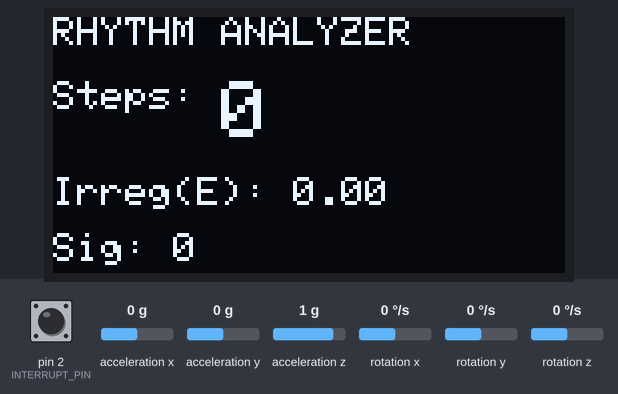
This sketch was run on a simulated Arduino Uno, built with avr-gcc and run on an emulated ATmega328P. Shown: 128×64 one-colour display. Inputs (shaded band) come from the test bench; at power-on: acceleration z 1 g, acceleration x 0 g, rotation z 0 °/s, rotation x 0 °/s, acceleration y 0 g, pin 2 (INTERRUPT_PIN) LOW, rotation y 0 °/s. The sensor or clock chip raises its interrupt line as the real part does; what the sketch prints to the serial monitor is not drawn.

Above: at 3.3 s.
3.4 s: acceleration z set to 0 g
At 3.64 s:
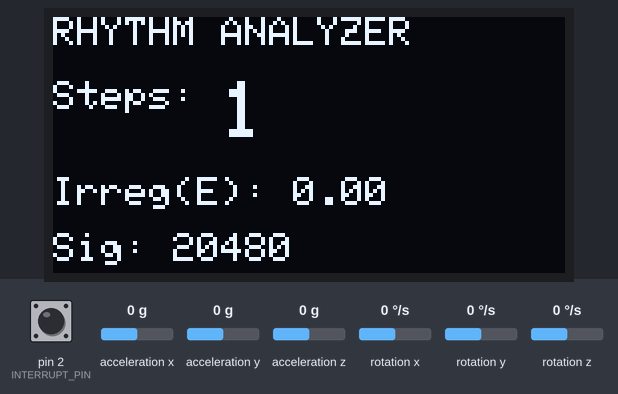
5.9 s: acceleration x set to -1.4 g
At 7.1 s:
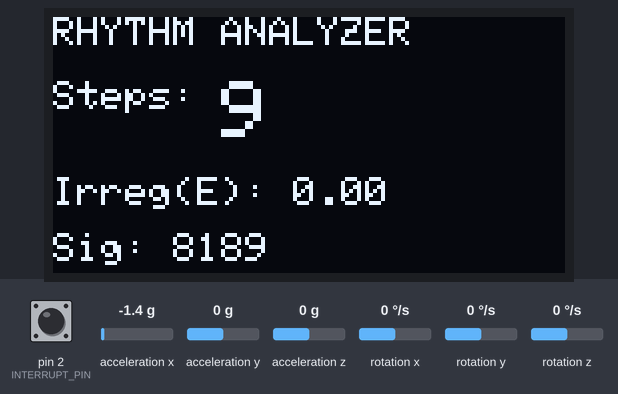
7.5 s: rotation z set to -192 °/s
At 8.3 s:
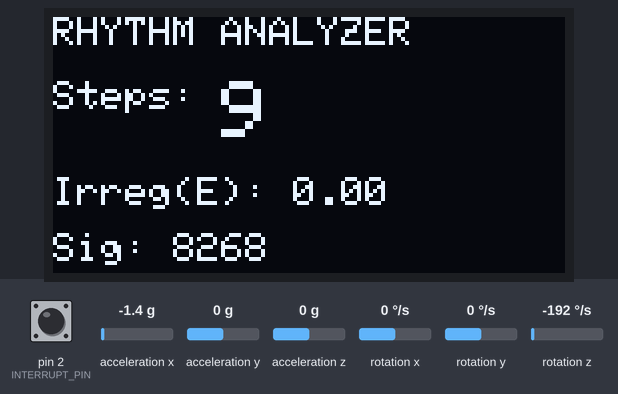
10.5 s: rotation x set to -100 °/s
At 10.9 s:
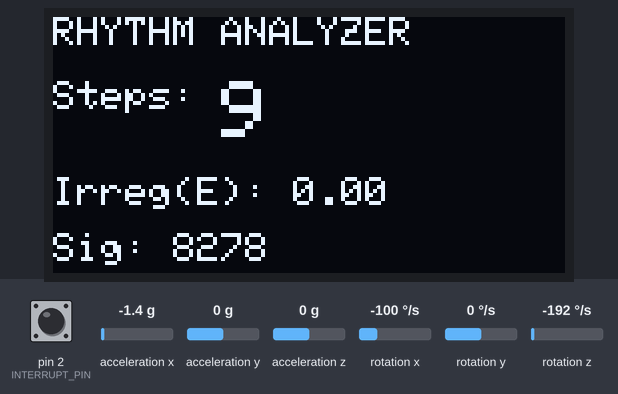
13.5 s: acceleration x set to 0.1 g
At 14.06 s:
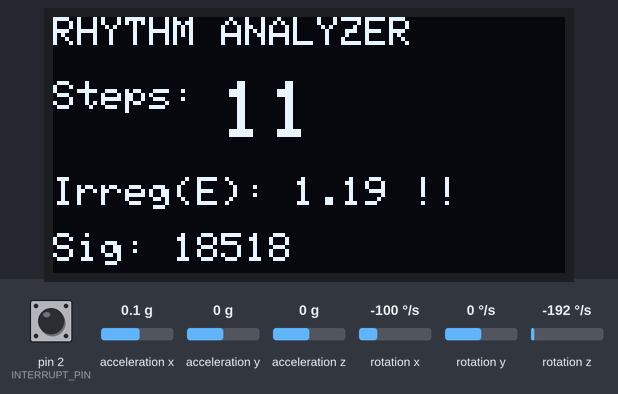
15.1 s: acceleration y set to 0.3 g
At 15.57 s:
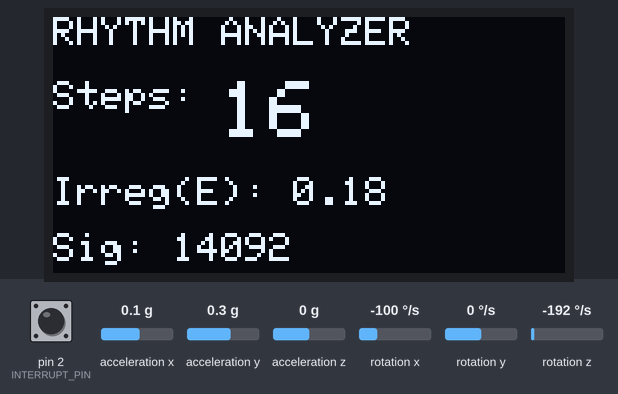
Timing chart, 0 to 17.7 s (numbered marks = the images above; inputs shaded):
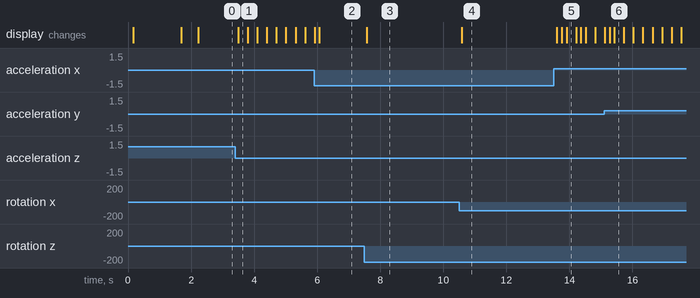

Measured:
- after the input at 3.4 s, the display: changes after 0.09 s (image 1)
- after the input at 7.5 s, the display: changes after 0.07 s (image 3)
- after the input at 10.5 s, the display: changes after 0.08 s (image 4)
- after the input at 13.5 s, the display: first changes after 0.10 s (image 5 shows a later state)

The sketch:

pedometer.ino
```cpp
/*
 * =======================================================================================
 * PROJECT S.H.E.R.P.A.
 * (Smart High-Altitude Emergency Response & Positioning Assistant)
 * =======================================================================================
 * * SYSTEM DESCRIPTION:
 * S.H.E.R.P.A. is a lumbar-mounted wearable utilizing context-aware sensor fusion to
 * detect early markers of Acute Mountain Sickness (AMS). The system distinguishes
 * healthy physical exertion from pathological instability (Ataxia) in real-time
 * completely at the edge, without cloud reliance.
 *
 * MODULE PURPOSE:
 * [UNIT TEST] Pedometer & Gait Irregularity Analyzer
 * This module tests the core step-detection engine using DMP Sensor Fusion. It
 * calculates the "Irregularity Index" (Step Jitter) to quantify walking rhythm
 * stability, a key metric for detecting the onset of AMS-induced ataxia.
 *
 * HARDWARE CONFIGURATION:
 * - Platform: MyoSa Mini Kit
 * - MCU: ESP32 (WROOM-32)
 * - IMU: MPU6050 (Address 0x69)
 * - Display: SSD1306 OLED (I2C)
 *
 * ---------------------------------------------------------------------------------------
 * TEAM MEMBERS & ROLES:
 * 1. Affan Danish    | Lead Firmware Architect
 * 2. Zahaib          | Project Specialist
 * 3. Ammar           | Systems Engineer
 * 4. Maaz            | project design
 * ---------------------------------------------------------------------------------------
 *
 * VERSION: 2.1 (DMP Fusion + Rhythm Analysis)
 * DATE:    2025
 * =======================================================================================
 */

#include "I2Cdev.h"
#include "MPU6050_6Axis_MotionApps20.h"
#include <Wire.h>
#include <Adafruit_GFX.h>
#include <Adafruit_SSD1306.h>

// --- OLED CONFIGURATION ---
#define SCREEN_WIDTH 128
#define SCREEN_HEIGHT 64
#define OLED_RESET    -1
Adafruit_SSD1306 display(SCREEN_WIDTH, SCREEN_HEIGHT, &Wire, OLED_RESET);

// --- MPU6050 CONFIGURATION (ADDRESS 0x69) ---
MPU6050 mpu(0x69);

#define INTERRUPT_PIN 2

// --- PEDOMETER SETTINGS ---
#define COMPOSITE_THRESHOLD 12000
#define STEP_MIN_DELAY_MS 300

// MPU Control/Status
bool dmpReady = false;
uint8_t mpuIntStatus;
uint8_t devStatus;
uint16_t packetSize;
uint8_t fifoBuffer[64];

// Orientation/Motion Variables
Quaternion q;
VectorInt16 aa;
VectorInt16 aaReal;
VectorInt16 gy;
VectorFloat gravity;

// --- STEP & TIMING VARIABLES ---
unsigned long lastStepTime = 0;
int stepCount = 0;
int stepSignal = 0;

// --- TIMING IRREGULARITY (already present) ---
long lastInterval = 0;
long irregularityIndex = 0;

// --- NEW: ENERGY IRREGULARITY VARIABLES ---
float energySum = 0.0;
int energySamples = 0;
float prevStepEnergy = 0.0;
float energyIrregularity = 0.0;

// Display Timer
unsigned long previousDisplayMillis = 0;
const long displayInterval = 150;

// Interrupt Routine
volatile bool mpuInterrupt = false;
void dmpDataReady() {
    mpuInterrupt = true;
}

void setup() {
    Wire.begin();
    Wire.setClock(400000);
    Serial.begin(115200);
    delay(100);

    if(!display.begin(SSD1306_SWITCHCAPVCC, 0x3C)) {
        for(;;);
    }

  display.clearDisplay();
  display.setTextColor(WHITE);

  // Top Decorative Line
  display.drawLine(0, 8, 127, 8, WHITE);

  // Main Title
  display.setTextSize(3);
  display.setCursor(8, 18);
  display.print("SHERPA");

  // Subtitle
  display.setTextSize(1);
  display.setCursor(8, 52);
  display.print("PROJECT S.H.E.R.P.A.");

  // Bottom Decorative Line
  display.drawLine(0, 63, 127, 63, WHITE);

  display.display();

  delay(1500);

    display.clearDisplay();
    display.setTextSize(1);
    display.setTextColor(WHITE);
    display.setCursor(0,0);
    display.println(F("Init MPU @ 0x69..."));
    display.display();

    mpu.initialize();
    pinMode(INTERRUPT_PIN, INPUT);

    if(mpu.testConnection() == false){
        display.println(F("MPU Failed!"));
        display.display();
        while(true);
    }

    devStatus = mpu.dmpInitialize();

    mpu.setXGyroOffset(0);
    mpu.setYGyroOffset(0);
    mpu.setZGyroOffset(0);
    mpu.setXAccelOffset(0);
    mpu.setYAccelOffset(0);
    mpu.setZAccelOffset(0);

    if (devStatus == 0) {
        mpu.CalibrateAccel(6);
        mpu.CalibrateGyro(6);
        mpu.setDMPEnabled(true);

        attachInterrupt(digitalPinToInterrupt(INTERRUPT_PIN), dmpDataReady, RISING);
        mpuIntStatus = mpu.getIntStatus();
        dmpReady = true;
        packetSize = mpu.dmpGetFIFOPacketSize();
        display.clearDisplay();
    }
}

void loop() {
    if (!dmpReady) return;

    if (mpu.dmpGetCurrentFIFOPacket(fifoBuffer)) {

        mpu.dmpGetQuaternion(&q, fifoBuffer);
        mpu.dmpGetAccel(&aa, fifoBuffer);
        mpu.dmpGetGravity(&gravity, &q);
        mpu.dmpGetLinearAccel(&aaReal, &aa, &gravity);
        mpu.dmpGetGyro(&gy, fifoBuffer);

        float verticalAcc =
            (aaReal.x * gravity.x) +
            (aaReal.y * gravity.y) +
            (aaReal.z * gravity.z);

        float linearMag =
            sqrt(pow(aaReal.x, 2) + pow(aaReal.y, 2) + pow(aaReal.z, 2));

        float linearVertical = abs(verticalAcc);

        float gyroPower =
            sqrt(pow(gy.x, 2) + pow(gy.y, 2) + pow(gy.z, 2));

        float compositeSignal =
            (linearMag * 1.0) +
            (linearVertical * 1.5) +
            ((gyroPower / 20.0) * 0.5);

        // --- ENERGY ACCUMULATION (NEW) ---
        energySum += compositeSignal * compositeSignal;
        energySamples++;

        stepSignal = 0;

        if (compositeSignal > COMPOSITE_THRESHOLD &&
            (millis() - lastStepTime > STEP_MIN_DELAY_MS)) {

            unsigned long currentTime = millis();

            long currentInterval = currentTime - lastStepTime;
            if (lastInterval > 0) {
                irregularityIndex = abs(currentInterval - lastInterval);
            }
            lastInterval = currentInterval;
            lastStepTime = currentTime;

            // --- ENERGY IRREGULARITY COMPUTATION (NEW) ---
            float stepEnergy = sqrt(energySum / energySamples);

            if (prevStepEnergy > 0) {
                energyIrregularity =
                    abs(stepEnergy - prevStepEnergy) / prevStepEnergy;
            }

            prevStepEnergy = stepEnergy;
            energySum = 0;
            energySamples = 0;

            stepCount++;
            stepSignal = COMPOSITE_THRESHOLD + 2000;
        }

        Serial.print("Signal:"); Serial.print(compositeSignal);
        Serial.print(",");
        Serial.print("Thresh:"); Serial.print(COMPOSITE_THRESHOLD);
        Serial.print(",");
        Serial.print("Step:"); Serial.print(stepSignal);
        Serial.print(",");
        Serial.print("TimeIrreg:"); Serial.print(irregularityIndex);
        Serial.print(",");
        Serial.print("EnergyIrreg:");
        Serial.println(energyIrregularity, 4);

        if (millis() - previousDisplayMillis >= displayInterval) {
            previousDisplayMillis = millis();
            updateDisplay(compositeSignal);
        }
    }
}

void updateDisplay(float mag) {
    display.clearDisplay();
    display.setTextColor(WHITE);

    display.setTextSize(1);
    display.setCursor(0, 0);
    display.print(F("RHYTHM ANALYZER"));

    display.setCursor(0, 16);
    display.print(F("Steps: "));
    display.setTextSize(2);
    display.print(stepCount);

    display.setTextSize(1);
    display.setCursor(0, 40);
    display.print(F("Irreg(E): "));
    display.print(energyIrregularity, 2);

    if(energyIrregularity > 0.20) {
        display.setCursor(90, 40);
        display.print(F("!!"));
    }

    display.setCursor(0, 54);
    display.print(F("Sig: "));
    display.print((int)mag);

    display.display();
}
```
